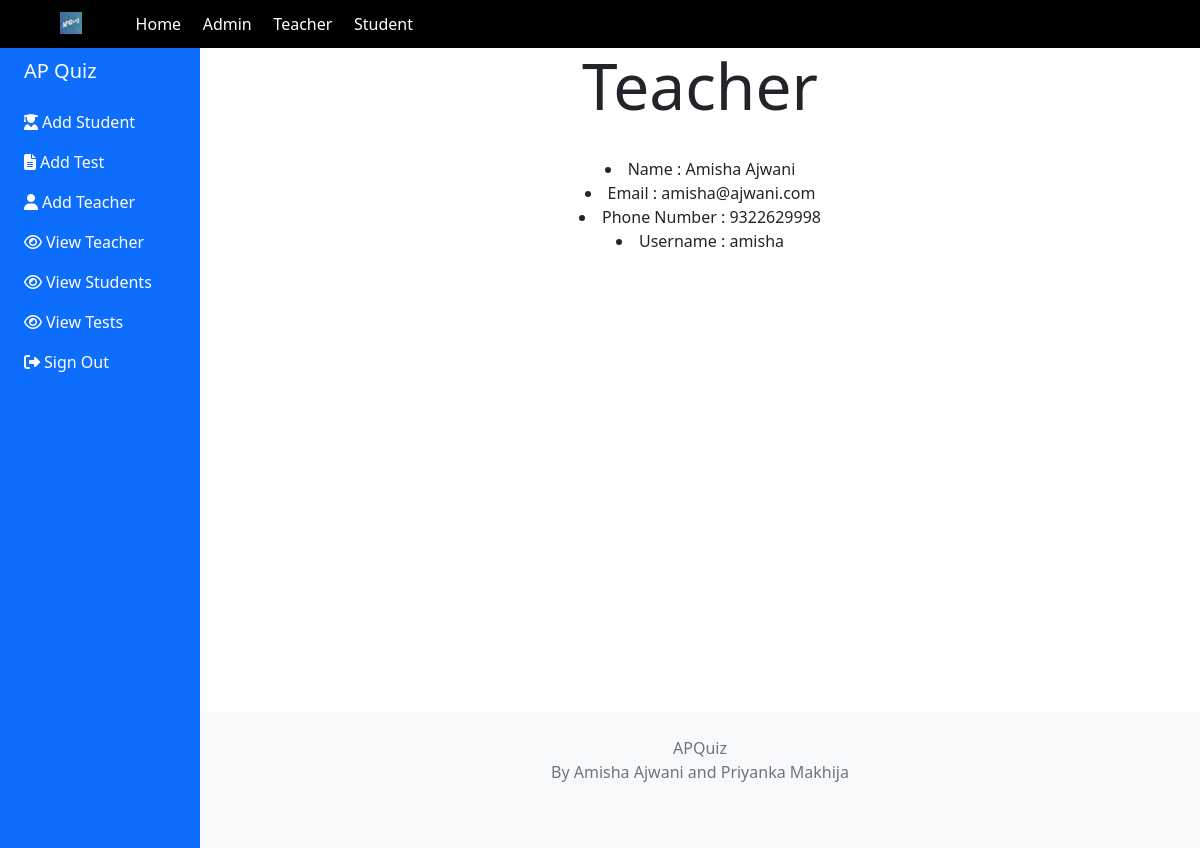
The page /ap/viewTeacher/1 (signed in) on the database its author committed.
### teacher/models.py (models this page shows, shortened)
class Teacher(models.Model):
    user = models.OneToOneField(User,on_delete=models.CASCADE,default=0)
    mobile = models.PositiveIntegerField(null=False)
    pending=models.BooleanField(default=True)
    @property
    def get_fullName(self):
        return self.user.first_name + " " +self.user.last_name

### controller/views.py (the view)
# urls.py: path('viewTeacher/<int:id>',views.viewTeacher),
@login_required(login_url="/ap/login")
@user_passes_test(is_admin)
def viewTeacher(request,id):
    t = Teacher.objects.get(id = id)
    return render(request,'controller/admin_viewTeacher.html',{"teacher":t})

### controller/views.py (called while the page is built)
def is_admin(user):
    return user.is_superuser

### templates/controller/admin_viewTeacher.html (shortened to what this page needs)
{% extends 'quiz/base.html' %}
{% block heading %} Teacher {% endblock %}
{% block dashboardItem1Icon %}fa fa-user-graduate{% endblock %}
{% block dashboardItem2Icon %}fa fa-file-alt{% endblock %}
{% block dashboardItem3Icon %}fa fa-user{% endblock %}
{% block dashboardItem4Icon %}fa fa-eye{% endblock %}
{% block dashboardItem5Icon %}fa fa-eye{% endblock %}
{% block dashboardItem6Icon %}fa fa-eye{% endblock %}
{% block dashboardItem7Icon %}fas fa-sign-out-alt{% endblock %}
{% block dashboardItem1 %}Add Student{% endblock %}
{% block dashboardItem2 %}Add Test{% endblock %}
{% block dashboardItem3 %}Add Teacher{% endblock %}
{% block dashboardItem4 %}View Teacher{% endblock %}
{% block dashboardItem5 %}View Students{% endblock %}
{% block dashboardItem6 %}View Tests{% endblock %}
{% block dashboardItem7 %}Sign Out{% endblock %}
{% block dashboardItem1Link %}/ap/addStudent{% endblock %}
{% block dashboardItem2Link %}/ap/addTest{% endblock %}
{% block dashboardItem3Link %}/ap/addTeacher{% endblock %}
{% block dashboardItem4Link %}/ap/viewTeachers{% endblock %}
{% block dashboardItem5Link %}/ap/viewStudents{% endblock %}
{% block dashboardItem6Link %}/ap/viewTests{% endblock %}
{% block dashboardItem7Link %}/logout{% endblock %}
{% load crispy_forms_tags %}
{% block content %}
<center>
    <div class="align-middle">
<li>Name : {{teacher.get_fullName}}</li>
<li>Email : {{teacher.user.email}}</li>
<li>Phone Number : {{teacher.mobile}}</li>
<li>Username : {{teacher.user.username}}</li>
</div>
<br><br>
</center>
{% endblock %}

### static/css/style.css (style rules this page uses)
body { margin: 0px; padding: 0px; overflow-x: hidden; }
::placeholder { color: white; }
body { background:#F5F5F5; margin-top:20px; }

### rows shown on the page
Teacher: get_fullName "Amisha Ajwani", user.email "amisha@ajwani.com", mobile "9322629998", user.username "amisha"
